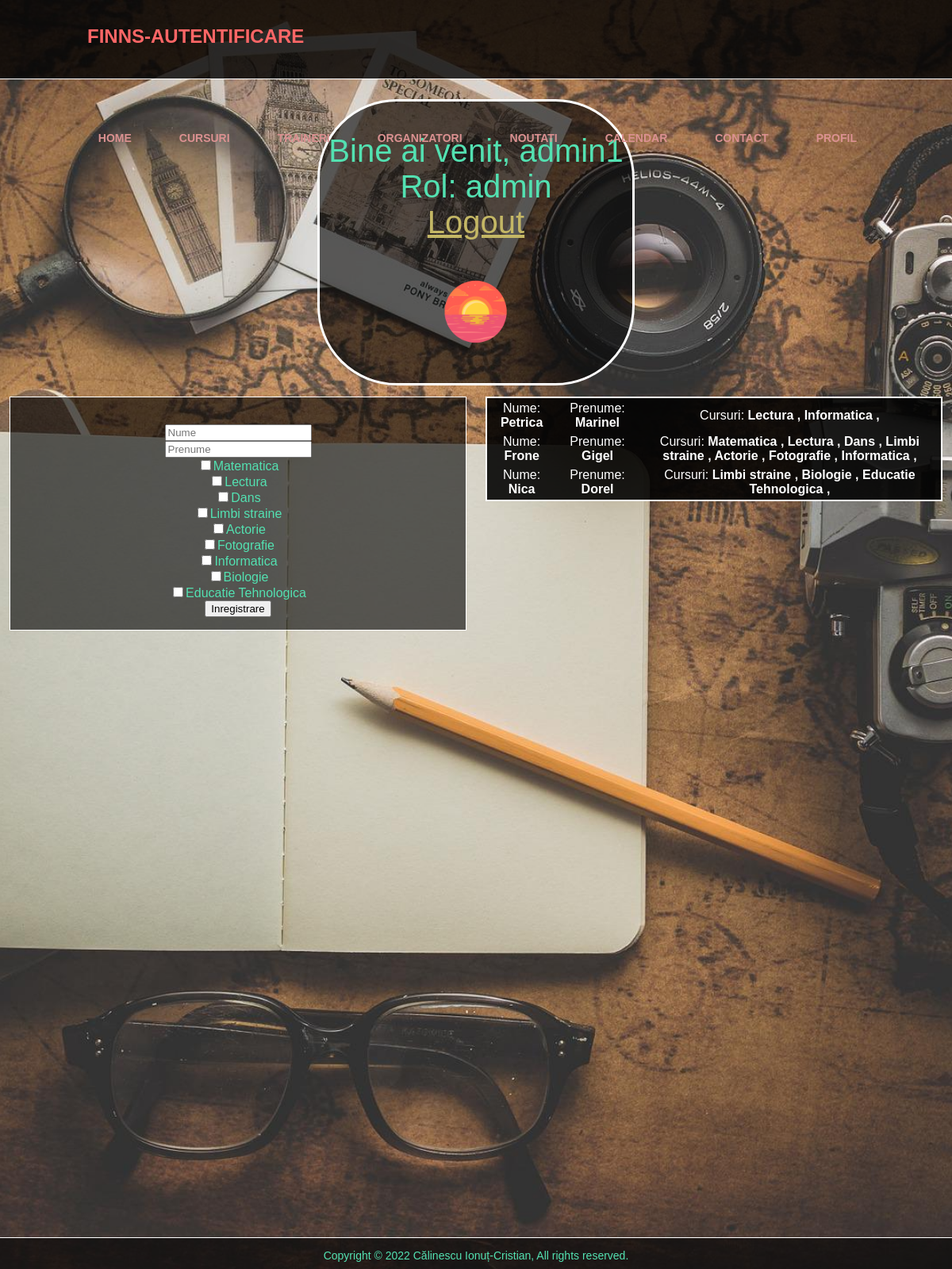
Screenshot of /profil_user.php (signed in) with the database file from the repository.
### tables this page shows
CREATE TABLE `cursuri` (
  `ID` int(11) NOT NULL,
  `Curs` char(50) NOT NULL
);

CREATE TABLE `inregistrari` (
  `ID` int(11) NOT NULL,
  `Nume` varchar(30) NOT NULL,
  `Prenume` varchar(30) NOT NULL,
  `cursuri` varchar(200) NOT NULL
);

### profil_user.php (the view, shortened to what this page needs)
<!DOCTYPE HTML PUBLIC "-//W3C//DTD HTML 4.01 Transitional//EN" "http://www.w3.org/TR/html4/loose.dtd">
<?php
    require_once "connect.php";
    if(!isset($_SESSION['logat'])){
        header("Location:index.php");
        exit;
    }
    else {
        $user = $_SESSION['logat'];
        $rol = $_SESSION['rol'];
    }
?>
<html>
    <head>
        <link rel="stylesheet" href="css/style.css">
        <link rel="stylesheet" href="css/style2.css">
    </head>
    <body>
        <section>
            <div class="pagina">
                <div class="meniu">
                    <div class="logo">Finns-Autentificare </div>
                        <ul>
                            <li><a href="index_logat.php">Home</a> </li>
                            <li><a href="cursuri_logat.php">Cursuri</a> </li>
                            <li><a href="traineri_logat.php">Traineri</a> </li>
                            <li><a href="organizatori_logat.php">Organizatori</a></li>
                            <li><a href="noutati_logat.php">Noutati</a> </li>
                            <li><a href="calendar_logat.php">Calendar</a></li>
                            <li><a href="contact_logat.php">Contact</a> </li>
                            <li><a href="profil_user.php">Profil</a> </li>
                        </ul>
                </div>
                <div class="content">
                    <div class="welcome">
                        <p>
                            Bine ai venit, <?php echo $user ?> <br>
                            Rol: <?php echo $rol ?> <br>
                            <a href='logout.php'>Logout</a>
                        </p>
                        <p>
                            <img draggable="false" src="gif/soare.gif" alt="Sigla" class="sigla">
                        </p>
                    </div>
                    <div class="admin_left">
                    <form action="profil_user.php" method="POST">
                            <p>
                                <br>
                                <input type="text" placeholder="Nume" name="Nume" pattern="[a-z A-Z]{2,30}" title="Ati introdus un caracter invalid" required>
                                <br>
                                <input type="text" placeholder="Prenume" name="Prenume" pattern="[a-z A-Z]{2,30}" title="Ati introdus un caracter invalid" required>
                                <br>
                                <?php
                                    $query = "SELECT * FROM cursuri";
                                    $result = mysqli_query($conexiune, $query);
                                    if(mysqli_num_rows($result)) {
                                        while($row = mysqli_fetch_array($result)){
                                            print("<input type='checkbox' name='cursuriAlese[]' value ='". $row['Curs'] ." '>" . $row['Curs'] . "<br>");
                                        }
                                    }
                                ?>
                                <input type="submit" value="Inregistrare">
                            </p>
                        </form>
                    </div>
                    <div class="admin_right">
                    <?php
                    $query = "SELECT * FROM inregistrari";
                    $result = mysqli_query($conexiune, $query);
                    if(mysqli_num_rows($result)) {
                        print("<table>\n");
                        while($row = mysqli_fetch_array($result)){
                            print("<tr>");
                            print("<td>Nume: <b>" . $row['Nume'] . "</b><br>");
                            print("<td>Prenume: <b>" . $row['Prenume'] . "</b><br>");
                            print("<td>Cursuri: <b>" . $row['cursuri'] . "</b><br>");
                            print("</tr>");
                        }
                        print("</table>");
                    }
                ?>
                </div>
                <div class="footer">
                    <p class="subsol">
                        Copyright © 2022 Călinescu Ionuț-Cristian, All rights reserved.
                    </p>
                </div>
             </div>
        </section>
    </body>
</html>

### css/style.css (style rules this page uses)
body { margin: 0; padding: 0; font-family: Arial; }
.meniu { position:fixed; z-index: 1; width: 100%; height: 100px; padding: 10px 90px; box-sizing: border-box; background: rgba(0,0,0,0.8); border-bottom: 1px solid #fff; }
.logo { padding: 22px 20px; height: 80px; float: left; font-size: 24px; font-weight: bold; text-transform: uppercase; color: rgb(255, 102, 102); }
ul { list-style: none; float: right; margin: 0; padding: 0; display: flex; }
ul li a { line-height: 80px; color: #fff; padding: 12px 30px; text-decoration: none; font-size: 14px; font-weight: bold; text-transform: uppercase; }
.pagina { width: 100%; min-height:100%; position:relative; }
.content { width:100%; margin: center; height: 300px; }
.welcome { border: 3px solid #fff; border-radius: 100px; top: 125px; left: 400px; right: 400px; font-size: 40px; position: absolute; color:#fff; background:rgba(0, 0, 0, 0.6); }
.admin_left { border: 1px solid #fff; top: 500px; left: 1%; right: 51%; position: absolute; color:#fff; background:rgba(0, 0, 0, 0.6); }
.admin_right { border: 1px solid #fff; top: 500px; left: 51%; right: 1%; position: absolute; color:#fff; background:rgba(0, 0, 0, 0.6); }
.footer { position: absolute; bottom: 0; width: 100%; height: 40px; box-sizing: border-box; background: rgba(0, 0, 0, 0.6); border-top: 1px solid #fff; color:#fff }
section { width: 100%; height: 200vh; background-image: url("../imagini/background.jpg"); background-size: cover; background-position: center; }
img { height: auto; width: 73px; }
.sigla { width: 100px; }
table { width: 100%; border: 1px solid #ffffff; background: rgba(0,0,0,0.7); color:#fff; }
td , tr { padding: 2px; text-align: center; }
tr { border:3px solid #000000; }
p { text-align: center; padding: 10px, 22px; }
.subsol { font-size: 14px; }
a { color: rgb(196, 183, 101); }

### css/style2.css (style rules this page uses)
body { margin: 0; padding: 0; font-family: Arial; }
.meniu { position:fixed; z-index: 1; width: 100%; height: 100px; padding: 10px 90px; box-sizing: border-box; background: rgba(0,0,0,0.8); border-bottom: 1px solid rgb(255, 255, 255); }
.logo { padding: 22px 20px; height: 80px; float: left; font-size: 24px; font-weight: bold; text-transform: uppercase; color: rgb(255, 102, 102); }
ul { list-style: none; float: right; margin: 0; padding: 0; display: flex; }
ul li a { line-height: 80px; color: rgb(219, 145, 145); padding: 12px 30px; text-decoration: none; font-size: 14px; font-weight: bold; text-transform: uppercase; }
.pagina { width: 100%; }
.content { width:100%; height: 300px; }
.welcome { border: 3px solid #fff; border-radius: 100px; top: 125px; left: 400px; right: 400px; font-size: 40px; position: absolute; color:#fff; background:rgba(0, 0, 0, 0.6); }
.admin_left { border: 1px solid #fff; top: 500px; left: 1%; right: 51%; position: absolute; color:#fff; background:rgba(0, 0, 0, 0.6); }
.admin_right { border: 1px solid #fff; top: 500px; left: 51%; right: 1%; position: absolute; color:#fff; background:rgba(0, 0, 0, 0.6); }
.footer { position: absolute; bottom: 0; width: 100%; height: 40px; box-sizing: border-box; background: rgba(0, 0, 0, 0.6); border-top: 1px solid #fff; color:#fff }
section { width: 100%; height: 200vh; background-image: url("../imagini/background.jpg"); background-size: cover; background-position: center; }
img { width: 73px; }
.sigla { width: 100px; }
table { width: 100%; border: 1px solid #ffffff; background: rgba(0,0,0,0.7); color:#fff; }
td , tr { padding: 2px; text-align: center; }
tr { border:3px solid #000000; }
p { text-align: center; padding: 10px, 22px; color:rgb(83, 225, 177); }
.subsol { font-size: 14px; }
a { color: rgb(196, 183, 101); }

### rows the page displays
cursuri: Curs "Matematica"
cursuri: Curs "Lectura"
cursuri: Curs "Dans"
cursuri: Curs "Limbi straine"
cursuri: Curs "Actorie"
cursuri: Curs "Fotografie"
cursuri: Curs "Informatica"
cursuri: Curs "Biologie"
cursuri: Curs "Educatie Tehnologica"
inregistrari: Nume "Petrica", Prenume "Marinel", cursuri "Lectura , Informatica ,"
inregistrari: Nume "Frone", Prenume "Gigel", cursuri "Matematica , Lectura , Dans , Limbi straine , Actorie , Fotografie , Informatica ,"
inregistrari: Nume "Nica", Prenume "Dorel", cursuri "Limbi straine , Biologie , Educatie Tehnologica ,"

### other values shown
$user "admin1"
$rol "admin"
